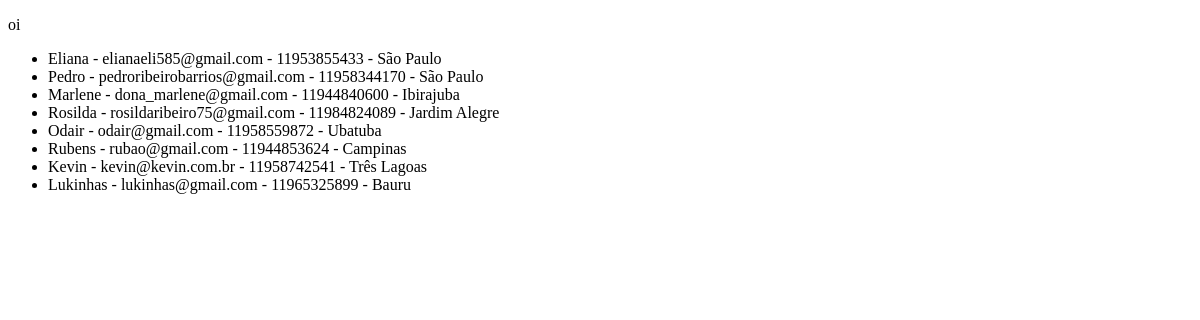
/teste/, run on an earlier commit of the app's database.
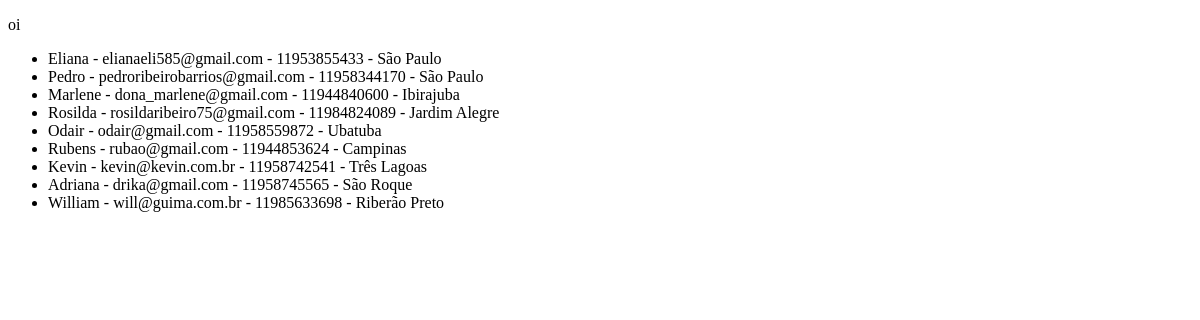
And on a later commit of the database.
### firstapp/models.py (models this page shows, shortened)
class Cadastro_Clientes(models.Model):
    nome = models.CharField(max_length=40)
    email = models.EmailField()
    numero_celular = models.CharField(max_length=11)
    cidade = models.CharField(max_length=20)

### firstapp/views.py (the view)
# urls.py: path('teste/', views.pagina_teste),
def pagina_teste(request):
    cadastro = Cadastro_Clientes.objects.all()
    dados = {'cadastros': cadastro}
    return render(request, 'firstapp/html/teste.html', dados)

### firstapp/templates/firstapp/html/teste.html (shortened to what this page needs)
<!DOCTYPE html>
<html lang="en">
<head>
</head>
<body>
    <p>oi</p>
    <ul>
        {% for cadastro in cadastros %}
            <div>
                <li>{{ cadastro.nome }} - {{ cadastro.email }} - {{ cadastro.numero_celular}} - {{ cadastro.cidade }}</li>
            </div>
        {% endfor %}
    </ul>
</body>
</html>

What changed in the data, as far as the page shows it:
removed Cadastro_Clientes: nome "Lukinhas", email "lukinhas@gmail.com", numero_celular "11965325899", cidade "Bauru"
added Cadastro_Clientes: nome "Adriana", email "drika@gmail.com", numero_celular "11958745565", cidade "São Roque"
added Cadastro_Clientes: nome "William", email "will@guima.com.br", numero_celular "11985633698", cidade "Riberão Preto"
